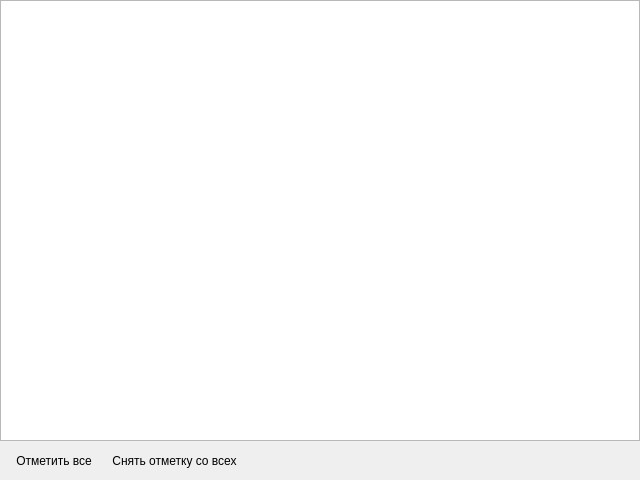
<?xml version="1.0" encoding="UTF-8"?>
<ui version="4.0">
 <class>Widget_Treelist</class>
 <widget class="QWidget" name="Widget_Treelist">
  <property name="geometry">
   <rect>
    <x>0</x>
    <y>0</y>
    <width>640</width>
    <height>480</height>
   </rect>
  </property>
  <property name="windowTitle">
   <string>Form</string>
  </property>
  <layout class="QVBoxLayout" name="verticalLayout">
   <property name="spacing">
    <number>0</number>
   </property>
   <property name="leftMargin">
    <number>0</number>
   </property>
   <property name="topMargin">
    <number>0</number>
   </property>
   <property name="rightMargin">
    <number>0</number>
   </property>
   <property name="bottomMargin">
    <number>0</number>
   </property>
   <item>
    <widget class="QTreeWidget" name="treeWidget">
     <property name="editTriggers">
      <set>QAbstractItemView::NoEditTriggers</set>
     </property>
     <property name="verticalScrollMode">
      <enum>QAbstractItemView::ScrollPerPixel</enum>
     </property>
     <property name="animated">
      <bool>true</bool>
     </property>
     <property name="wordWrap">
      <bool>true</bool>
     </property>
     <property name="headerHidden">
      <bool>false</bool>
     </property>
     <property name="expandsOnDoubleClick">
      <bool>true</bool>
     </property>
     <attribute name="headerVisible">
      <bool>false</bool>
     </attribute>
     <attribute name="headerStretchLastSection">
      <bool>false</bool>
     </attribute>
     <column>
      <property name="text">
       <string>1</string>
      </property>
     </column>
    </widget>
   </item>
   <item>
    <widget class="QWidget" name="widget" native="true">
     <layout class="QHBoxLayout" name="horizontalLayout">
      <item>
       <widget class="QToolButton" name="tBt_CheckAll">
        <property name="text">
         <string>Отметить все</string>
        </property>
        <property name="autoRaise">
         <bool>true</bool>
        </property>
       </widget>
      </item>
      <item>
       <widget class="QToolButton" name="tBt_UncheckAll">
        <property name="text">
         <string>Снять отметку со всех</string>
        </property>
        <property name="autoRaise">
         <bool>true</bool>
        </property>
       </widget>
      </item>
      <item>
       <spacer name="horizontalSpacer">
        <property name="orientation">
         <enum>Qt::Horizontal</enum>
        </property>
        <property name="sizeHint" stdset="0">
         <size>
          <width>40</width>
          <height>20</height>
         </size>
        </property>
       </spacer>
      </item>
     </layout>
    </widget>
   </item>
  </layout>
 </widget>
 <resources/>
 <connections/>
</ui>
